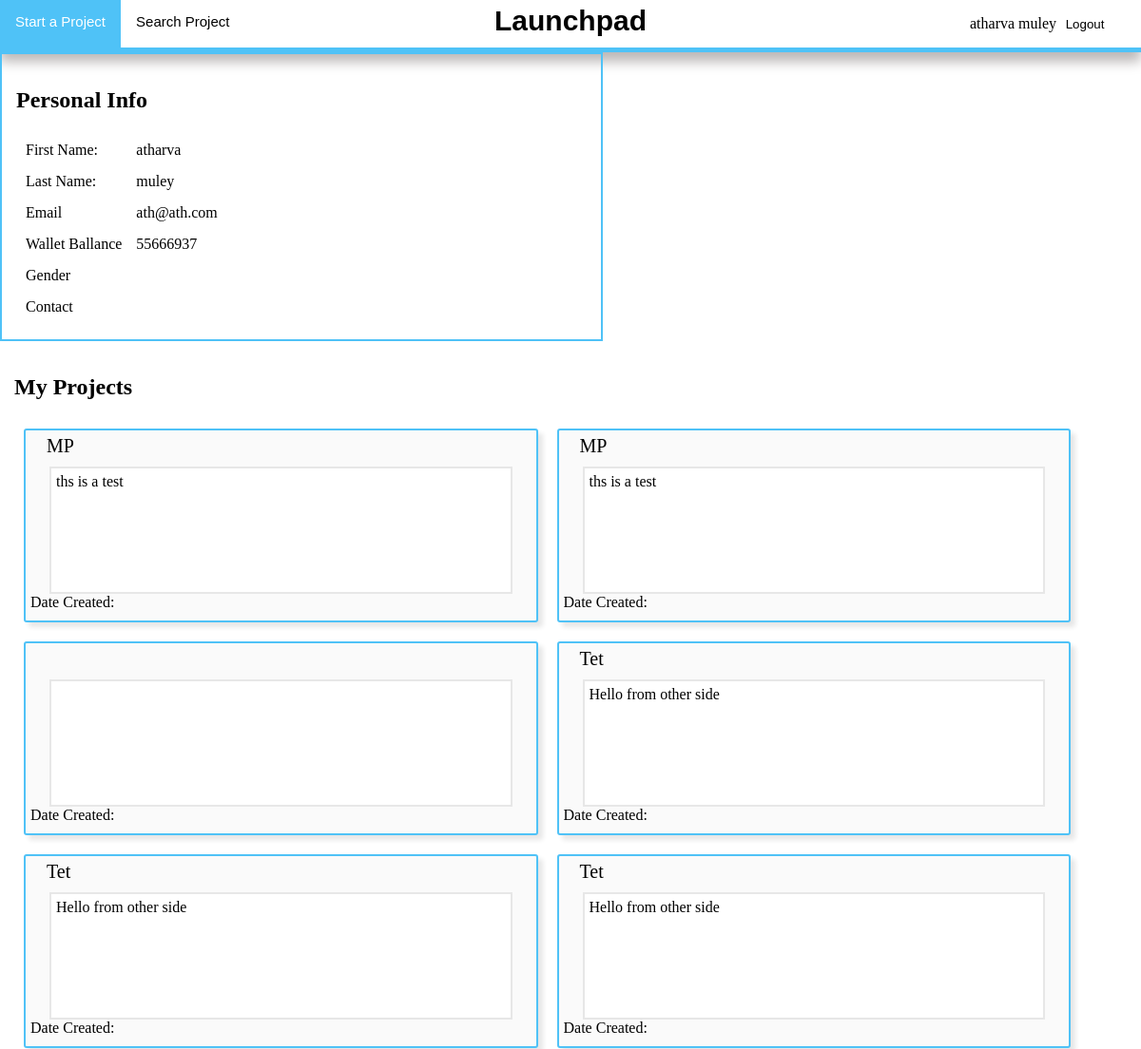
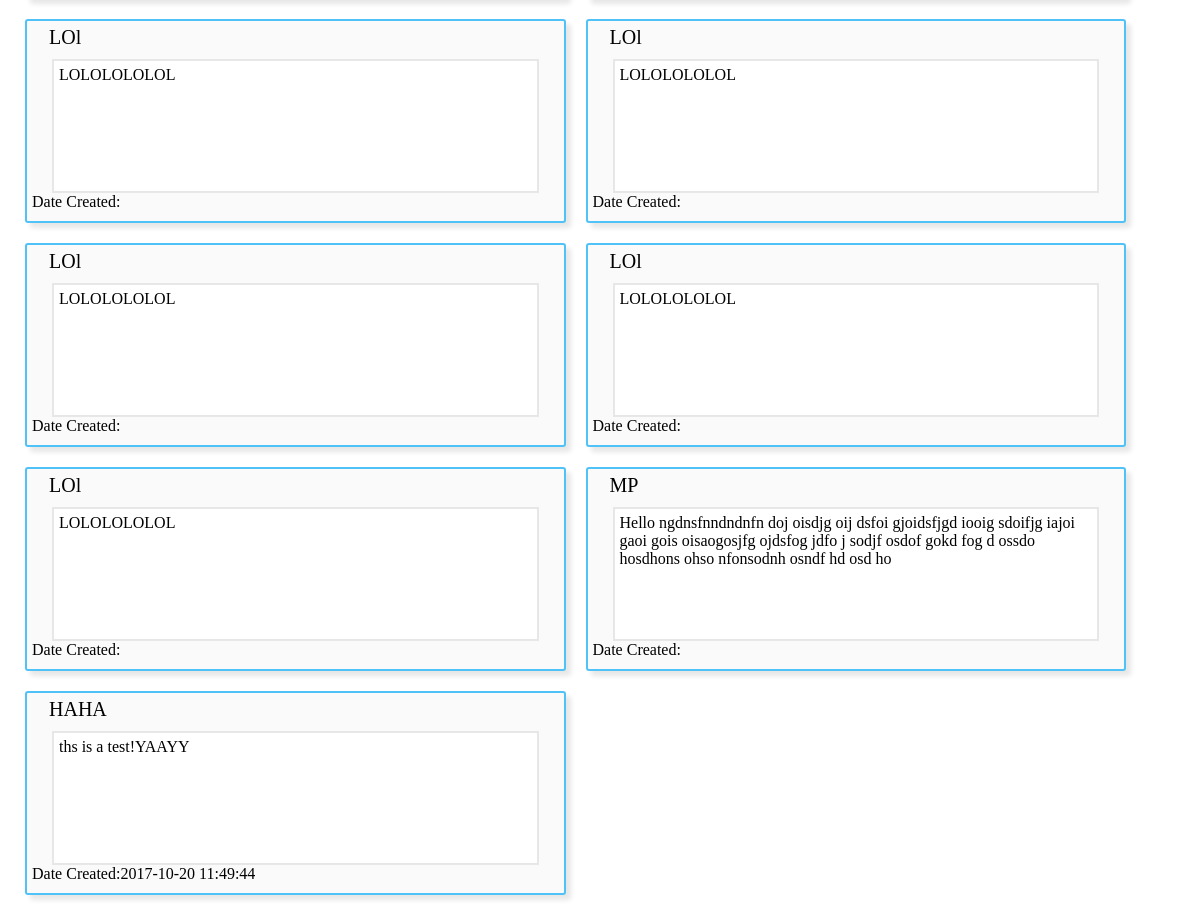
The page /profile.php (signed in) on the database its author committed (2 pictures, top to bottom).
### tables this page shows
CREATE TABLE `user` (
  `userid` int(11) NOT NULL AUTO_INCREMENT,
  `first_name` varchar(30) DEFAULT NULL,
  `last_name` varchar(30) DEFAULT NULL,
  `email` varchar(50) DEFAULT NULL,
  `password` varchar(100) DEFAULT NULL,
  `wallet_balance` double DEFAULT NULL,
  `gender` enum('M','F') DEFAULT NULL,
  `contact` int(11) DEFAULT NULL,
  PRIMARY KEY (`userid`)
);

CREATE TABLE `project` (
  `projectid` int(11) NOT NULL AUTO_INCREMENT,
  `project_title` varchar(500) DEFAULT NULL,
  `project_desc` varchar(500) DEFAULT NULL,
  `owner` int(11) DEFAULT NULL,
  `timestamp` datetime DEFAULT NULL,
  PRIMARY KEY (`projectid`),
  KEY `owner` (`owner`),
  CONSTRAINT `project_ibfk_1` FOREIGN KEY (`owner`) REFERENCES `user` (`userid`)
);

### profile.php (the view, shortened to what this page needs)
<?php
    include("db_config.php");
?>
<!DOCTYPE html>
<html lang="en">
<head>
    <link rel="stylesheet" href="css/profile.css">
    <link rel="stylesheet" type="text/css" href="css/footer.css">
    <link rel="stylesheet" type="text/css" href="css/nav.css">
</head>
<body>
    <?php include("navbar.php"); ?>
    <?php
        $sql = "SELECT * from user where userid=\"".$_SESSION['userid']."\"";
        $result = $conn->query($sql);
        $row = $result->fetch_assoc();
    ?>
    <div class="personal-details">
        <div class="info">
            <h2 id="title">Personal Info</h2>
            <table cellspacing="5" cellpadding="5">
                <tr>
                    <td>First Name:</td>
                    <td><?php echo $row['first_name'];?></td>
                </tr>
                <tr>
                    <td>Last Name:</td>
                    <td><?php echo $row['last_name'];?></td>
                </tr>
                <tr>
                    <td>Email</td>
                    <td><?php echo $row['email'];?></td>
                </tr>
                <tr>
                    <td>Wallet Ballance</td>
                    <td><?php echo $row['wallet_balance'];?></td>
                </tr>
                <tr>
                    <td>Gender</td>
                    <td><?php echo $row['gender'];?></td>
                </tr>
                <tr>
                    <td>Contact</td>
                    <td><?php echo $row['contact'];?></td>
                </tr>
            </table>
        </div>
    </div>
    <div class="user-projects-area">
        <div class="user-projects">
            <h2 id="title">My Projects</h2>
            <?php
                $get_project_list = "SELECT * FROM project where owner=".$_SESSION['userid'];
                $result = $conn->query($get_project_list);
                if($result->num_rows == 0){
                    echo "<p class=\"alert\">No Projects Created</p>";
                    echo "<a href=\"create.php\">Start a Project</a>";
                }
                else{
                    while($row = $result->fetch_assoc()){
                        echo "<div class=\"project-block\">";
                        echo "<a id=\"project-title\"  href=\"project.php?id={$row['projectid']}\">";
                        echo "<span>{$row['project_title']}</span>";
                        echo "</a>";
                        echo "<p id=\"project-desc\">{$row['project_desc']}</p>";
                        echo "<span id=\"timestamp\">Date Created:{$row['timestamp']}</span>";
                        echo "</div>";
                    }
                }
            ?>
        </div>
    </div>
</body>
</html>

### navbar.php
 <nav class="navigation">
	<div class="nav-left" id="nav">
		<a href="create.php">Start a Project</a>
		<a href="search.php">Search Project</a>
	</div>
	<div class="nav-center" id="logo">
		<span>Launchpad</span>
	</div>
	<div class="nav-right" id="login-control">
		<?php
		if(!isset($_SESSION)){
			echo "<a href=\"login.php\"><button id=\"login-btn\">Login</button></a>";
			echo "|";
			echo "<a href=\"signup.php\"><button id=\"signup-btn\">Signup</button></a>";
		}
		else{
			echo "<span id=\"user-name\">{$_SESSION["name"]}</span>";
			echo "<a href=\"logout.php\"><button id=\"logout-btn\">Logout</button></a>";
		}
		?>
	</div>
</nav>

### css/profile.css (style rules this page uses)
body,html { padding: 0; margin: 0; }
.personal-details { margin: 0; padding: 0p; width: 100%; }
.info { width:50%; padding: 15px; border: 2px solid #4fc2f7; }
.user-projects { padding: 15px; }
.project-block { width:45%; float: left; padding: 5px; margin: 10px; height: 190px; border:2px solid #4fc2f7; border-radius: 3px; background-color: #fafafa; box-shadow: 5px 5px 5px #e7e7e7; }
#project-title { font-size: 20px; color: black; text-decoration: none; margin-left: 15px; padding: 2px; }
#project-desc { padding: 5px; background-color: white; height: 120px; border: 2px solid #e7e7e7; margin: 10px 20px 0px 20px; overflow-y: auto; }

### css/nav.css (style rules this page uses)
body,html { margin: 0; padding: 0; }
.navigation { overflow: hidden; border-bottom: 5px solid #4fc2f7; height: 50px; width: 100%; top: 0; box-shadow: 0px 10px 12px #BBB8B8; }
.nav-left { float: left; }
.nav-left a { float: left; display: block; color: black; text-align: center; padding: 14px 16px; text-decoration: none; font-size: 15px; font-family:Helvetica; height: 50px; }
#nav { width: 25%; }
.nav-center { float: left; }
#logo { font-weight: bold; font-size: 30px; height: 50px; width: 50%; padding: 0; margin-top: 5px; text-align: center; font-family:Helvetica; }
.nav-right { float: right; text-align: text; }
#login-control { width:15%; height: 50px; }
#logout-btn { margin-top: 5px; background-color: white; height: 40px; width:60px; border: 0px solid; }

### rows shown on the page
user: first_name "atharva", last_name "muley", email "ath@ath.com", wallet_balance "55666937"
project: project_title "MP", project_desc "ths is a test"
project: project_title "MP", project_desc "ths is a test"
project: project_title "Tet", project_desc "Hello from other side"
project: project_title "Tet", project_desc "Hello from other side"
project: project_title "Tet", project_desc "Hello from other side"
project: project_title "LOl", project_desc "LOLOLOLOLOL"
project: project_title "LOl", project_desc "LOLOLOLOLOL"
project: project_title "LOl", project_desc "LOLOLOLOLOL"
project: project_title "LOl", project_desc "LOLOLOLOLOL"
project: project_title "LOl", project_desc "LOLOLOLOLOL"
project: project_title "MP", project_desc "Hello ngdnsfnndndnfn doj oisdjg oij dsfoi gjoidsfjgd iooig sdoifjg iajoi gaoi gois oisaogosjfg ojdsfog jdfo j sodjf osdof gokd fog d ossdo hosdhons ohso nfonsodnh osndf hd osd ho"
project: project_title "HAHA", project_desc "ths is a test!YAAYY", timestamp "2017-10-20 11:49:44"

### other values the page prints
$_SESSION["name"] "atharva muley"
